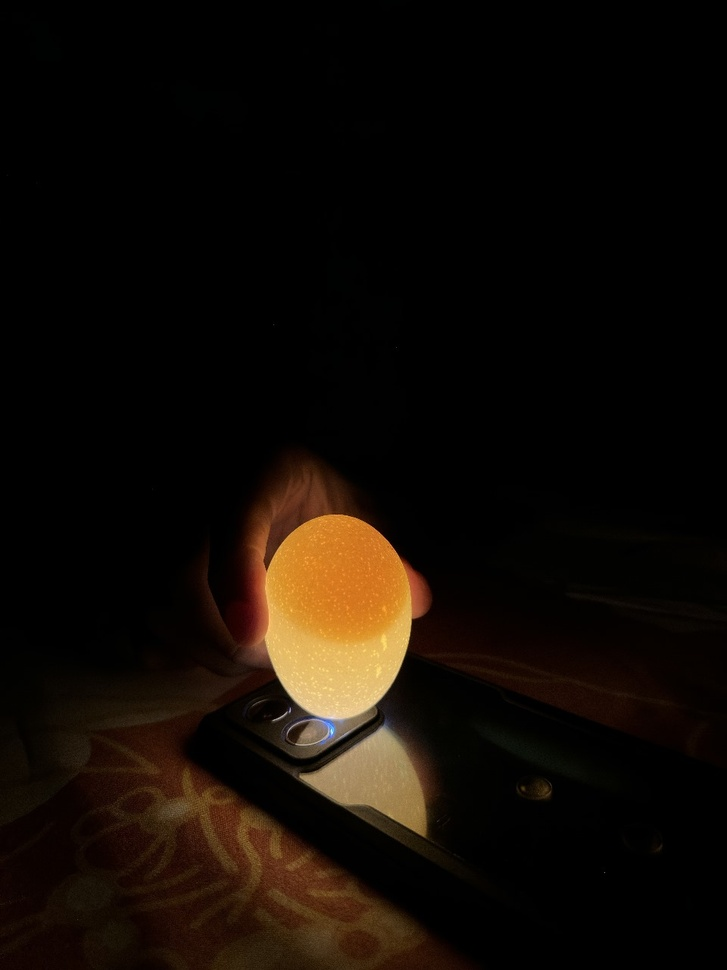
#> input picture eggimg1.jpeg, 727 x 970 px, shrunk from 960 x 1280 before the run, found by its file name
$ python 'Contour Detection.py'
#> lines starting #> are read from the running program, lines starting #| are printed output that depends on the picture; after the words box and inside, x2 and y2 are one past the last pixel; in counts of white or black regions, pixels touching at a corner belong together
import cv2
import matplotlib.pyplot as plt

def detect_contours(image_path):
#> called with image_path = 'eggimg1.jpeg'
    image = cv2.imread(image_path)
#> image is the input picture: shape (970, 727, 3); mean B, G, R 5.3, 11.2, 17.7
    gray = cv2.cvtColor(image, cv2.COLOR_BGR2GRAY)
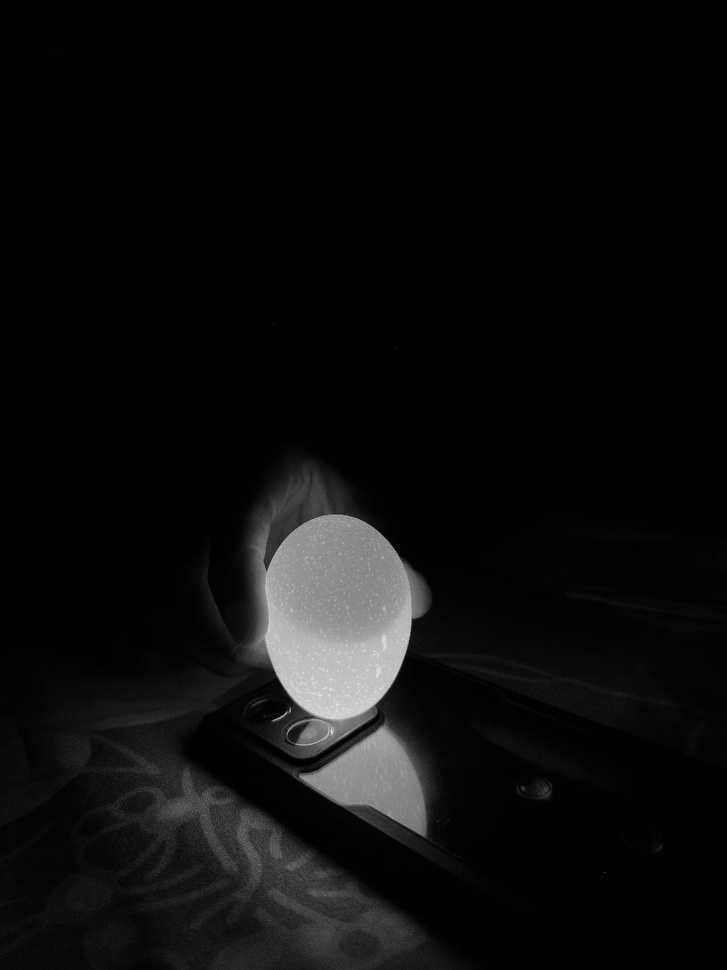
#> gray: shape (970, 727); min 0, max 231, mean 12.5
    _, thresholded = cv2.threshold(gray, 0, 255, cv2.THRESH_BINARY + cv2.THRESH_OTSU)
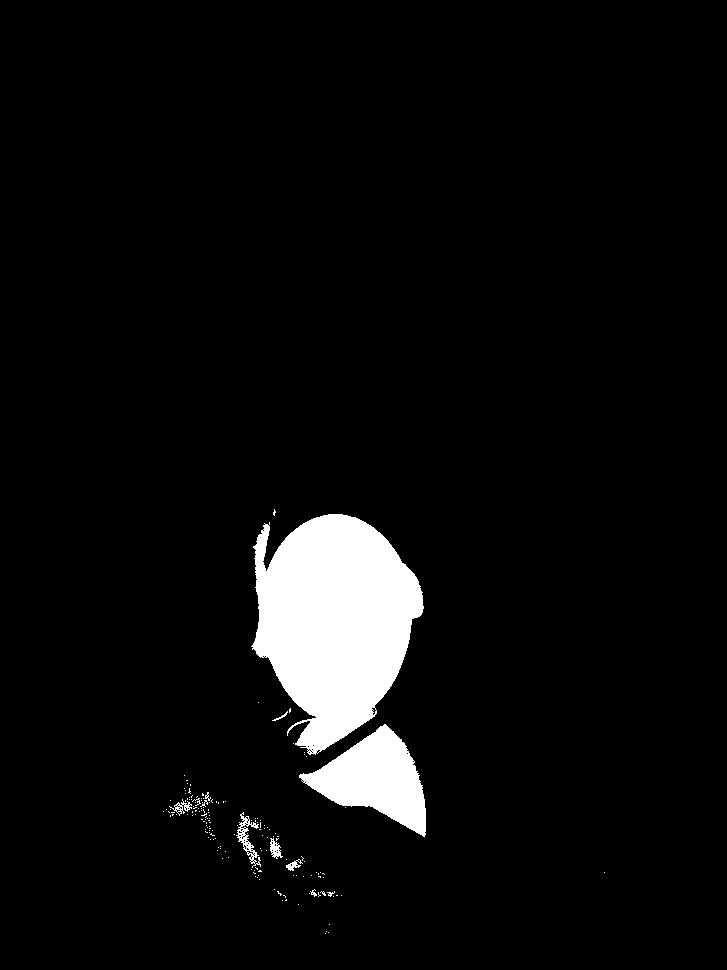
#> thresholded: shape (970, 727); 5.1% white; 166 white regions (154 under 20 px)

    contours, _ = cv2.findContours(thresholded, cv2.RETR_EXTERNAL, cv2.CHAIN_APPROX_SIMPLE)
#> contours = 166 contours, 160 with area under 20; largest, box (x1, y1, x2, y2) and area: (251, 514, 424, 755) 27249, (299, 724, 426, 837) 6956, (236, 812, 261, 868) 341, (270, 838, 283, 859) 123, (169, 799, 192, 816) 96, (286, 859, 303, 871) 67

    contour_image = image.copy()
    cv2.drawContours(contour_image, contours, -1, (0, 255, 0), 2)
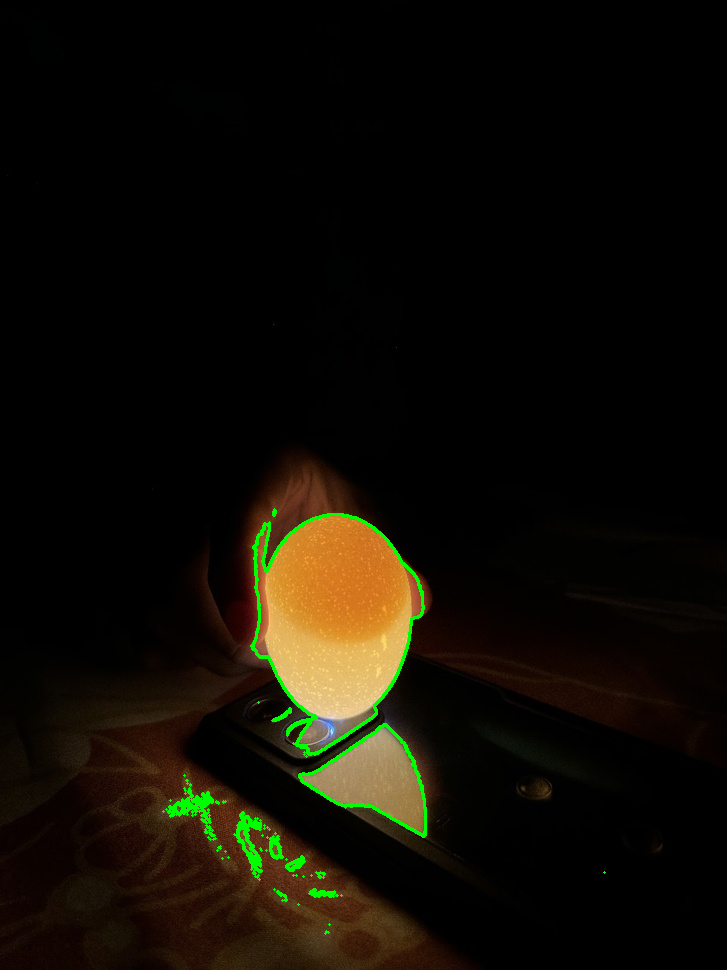
#> contour_image: shape (970, 727, 3); 0.98% of pixels changed, all inside (x1, y1, x2, y2) = (162, 508, 606, 935)

    return contour_image, image

image_path = "eggimg1.jpeg"
contour_image, original_image = detect_contours(image_path)

plt.figure(figsize=(10, 5))

plt.subplot(1, 2, 1)
plt.imshow(cv2.cvtColor(original_image, cv2.COLOR_BGR2RGB))
plt.title('Input Image')
plt.axis('off')

plt.subplot(1, 2, 2)
plt.imshow(cv2.cvtColor(contour_image, cv2.COLOR_BGR2RGB))
plt.title('Output Image with Contours')
plt.axis('off')

plt.show()
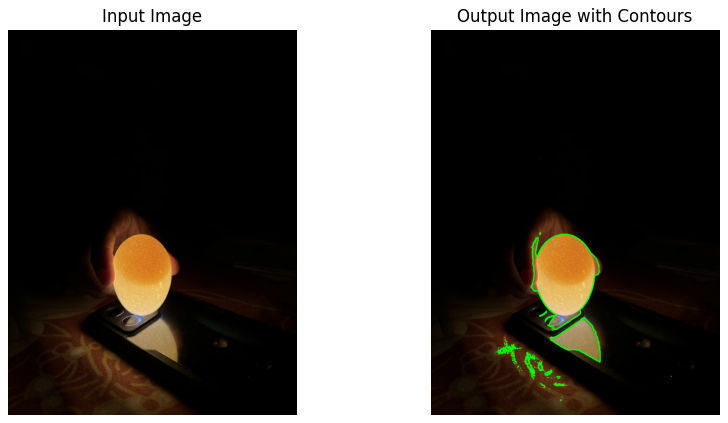
#> figure drawn by matplotlib, 2 panels
